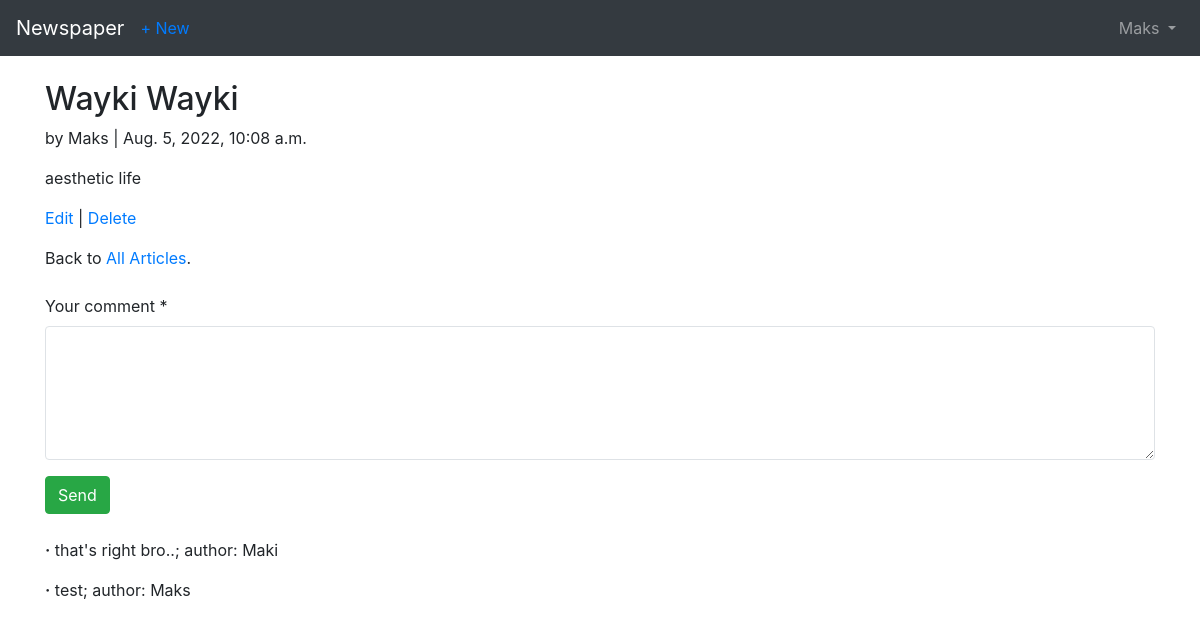
/articles/1/ (signed in), run on the app's committed database.
### users/models.py (models this page shows)
class CustomUser(AbstractUser):
    age = models.PositiveIntegerField(null=True, blank=True)

### articles/models.py (models this page shows, shortened)
class Article(models.Model):
    title = models.CharField(max_length=255)
    body = models.TextField()
    category = models.ForeignKey(
        Category, related_name='articles', on_delete=models.SET_NULL, null=True
    )
    date = models.DateTimeField(auto_now_add=True)
    author = models.ForeignKey(
        settings.AUTH_USER_MODEL,
        on_delete=models.CASCADE,
    )
    views = models.IntegerField(default=0, null=True, blank=True)
    draft = models.BooleanField(default=False)
    objects = models.Manager()
    draft_true = DraftManager()

class Comment(models.Model):
    text = models.CharField(max_length=200)
    customer = models.ForeignKey(
        settings.AUTH_USER_MODEL,
        on_delete=models.CASCADE
    )
    article = models.ForeignKey(
        Article, on_delete=models.CASCADE, related_name='comments', null=True
    )
    def __str__(self) -> str:
        return f'{self.text}; author: {self.customer}'

### articles/views.py (the view)
# urls.py: path('<int:pk>/', views.ArticleDetailView.as_view(), name='article_detail'),
class ArticleDetailView(LoginRequiredMixin, DetailView):
    model = Article
    template_name = 'articles/article_detail.html'
    def get_queryset(self, *args, **kwargs):
        pk = self.kwargs.get('pk')
        queryset = Article.objects.filter(pk=pk)
        queryset.update(
            views=F('views') + 1
        )
        return queryset

### articles/templates/articles/article_detail.html (shortened to what this page needs)
{% extends 'base.html' %}
{% block content %}
   <div class="article-entry">
       <h2>{{object.title}}</h2>
       <p> by {{object.author}} | {{object.date}}</p>
       <p>{{object.body}}</p>
   </div>
   <p><a href="{% url 'article_edit' article.pk %}">Edit</a> | <a href="{% url 'article_delete' article.pk %}">Delete</a></p>
   <p>Back to <a href="{% url 'article_list' %}">All Articles</a>.</p>
        <form action="{% url 'article_comment' article.id %}" method="post" class="mt-4">
            <div class="form-group editContent">
                <label for="contactcomment" class="editContent">
                    Your comment *
                </label>
                <textarea class="form-control border" rows="5" name="text"
                            id="contactcomment" required=""></textarea>
            </div>
            <button class="btn btn-success" type="submit">Send</button>
        </form>
        <br>
    {% for comment in article.comments.all %}
        <p>
            <span class="font-weight-bold">{{comment.author}} &middot;</span>
            {{comment}}
        </p>
    {% endfor %}
{% endblock %}

### templates/base.html (shortened to what this page needs)
{% load static %}
<!doctype html>
<html lang="en">
<head>
    <link rel="stylesheet" href="{% static 'css/style.css' %}" type="text/css">
    <link rel="stylesheet" href="https://maxcdn.bootstrapcdn.com/bootstrap/4.0.0/css/bootstrap.min.css">
</head>
<body>
    <nav class="navbar navbar-expand-md navbar-dark bg-dark mb-4">
    <a class="navbar-brand" href="{% url 'home' %}">Newspaper</a>
    <ul class="navbar-nav mr-auto">
        <li class="nav-item"><a href="{% url 'article_new' %}">+ New</li>
    </ul>
    <div class="collapse navbar-collapse" id="navbarCollapse">
        {% if user.is_authenticated %}
            <ul class="navbar-nav ml-auto">
                <li class="nav-item">
                    <a class="nav-link dropdown-toggle" href="#" id="userMenu" data-toggle="dropdown" aria-haspopup="true" aria-expanded="false">
                        {{ user.username }}
                    </a>
                </li>
            </ul>
        {% else %}
            <form class="form-inline ml-auto">
                <a href="{% url 'login' %}" class="btn btn-outline-secondary">Log in</a>
                <a href="{% url 'signup' %}" class="btn btn-primary ml-2">Sign up</a>
            </form>
        {% endif %}
    </div>
    </nav>
    <div class="container">
    {% block content %}
    {% endblock %}
    </div>
</body>
</html>

### static/css/style.css (style rules this page uses)
a { color: black; }
body { background-color: black; }

### data on the page
CustomUser: username "Maks"
Article: title "Wayki Wayki", author "Maks", date "Aug. 5, 2022, 10:08 a.m.", body "aesthetic life"
Comment: text+customer "that's right bro..; author: Maki"
Comment: text+customer "test; author: Maks"
